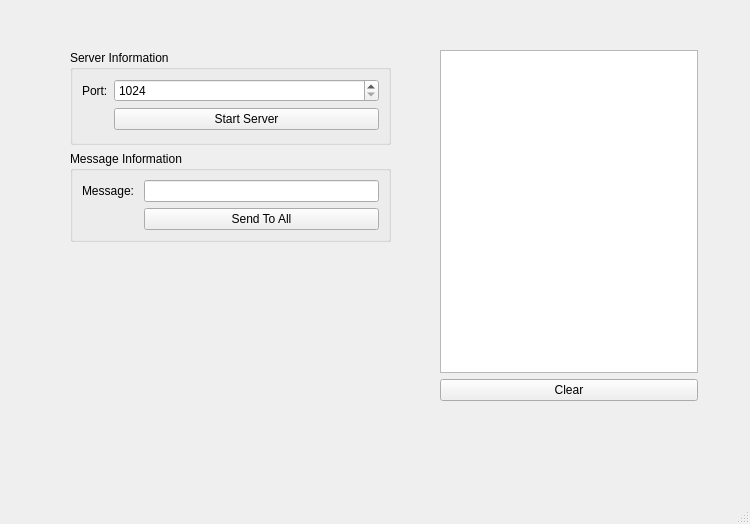
<?xml version="1.0" encoding="UTF-8"?>
<ui version="4.0">
 <class>MainWindow</class>
 <widget class="QMainWindow" name="MainWindow">
  <property name="geometry">
   <rect>
    <x>0</x>
    <y>0</y>
    <width>750</width>
    <height>524</height>
   </rect>
  </property>
  <property name="windowTitle">
   <string>MainWindow</string>
  </property>
  <widget class="QWidget" name="centralwidget">
   <widget class="QWidget" name="">
    <property name="geometry">
     <rect>
      <x>440</x>
      <y>50</y>
      <width>258</width>
      <height>351</height>
     </rect>
    </property>
    <layout class="QVBoxLayout" name="verticalLayout">
     <item>
      <widget class="QListWidget" name="lstConsole"/>
     </item>
     <item>
      <widget class="QPushButton" name="btnClear">
       <property name="text">
        <string>Clear</string>
       </property>
      </widget>
     </item>
    </layout>
   </widget>
   <widget class="QWidget" name="">
    <property name="geometry">
     <rect>
      <x>70</x>
      <y>50</y>
      <width>321</width>
      <height>311</height>
     </rect>
    </property>
    <layout class="QVBoxLayout" name="verticalLayout_2">
     <item>
      <widget class="QGroupBox" name="groupBox">
       <property name="title">
        <string>Server Information</string>
       </property>
       <layout class="QFormLayout" name="formLayout">
        <item row="0" column="0">
         <widget class="QLabel" name="label">
          <property name="text">
           <string>Port:</string>
          </property>
         </widget>
        </item>
        <item row="0" column="1">
         <widget class="QSpinBox" name="spnServerPort">
          <property name="minimum">
           <number>1024</number>
          </property>
          <property name="maximum">
           <number>65535</number>
          </property>
         </widget>
        </item>
        <item row="1" column="1">
         <widget class="QPushButton" name="btnStartServer">
          <property name="text">
           <string>Start Server</string>
          </property>
         </widget>
        </item>
        <item row="1" column="0">
         <widget class="QLabel" name="lblConnectionStatus">
          <property name="minimumSize">
           <size>
            <width>25</width>
            <height>25</height>
           </size>
          </property>
          <property name="maximumSize">
           <size>
            <width>25</width>
            <height>25</height>
           </size>
          </property>
          <property name="styleSheet">
           <string notr="true">#lblConnectionStatus[state = &quot;0&quot;]{
	background-color: rgb(234, 0, 0);
}

#lblConnectionStatus[state = &quot;1&quot;]{
	background-color: rgb(67, 135, 100);
}</string>
          </property>
          <property name="text">
           <string/>
          </property>
          <property name="state" stdset="0">
           <string>0</string>
          </property>
         </widget>
        </item>
       </layout>
      </widget>
     </item>
     <item>
      <widget class="QGroupBox" name="groupBox_2">
       <property name="title">
        <string>Message Information</string>
       </property>
       <layout class="QFormLayout" name="formLayout_2">
        <item row="0" column="0">
         <widget class="QLabel" name="label_2">
          <property name="text">
           <string>Message: </string>
          </property>
         </widget>
        </item>
        <item row="0" column="1">
         <widget class="QLineEdit" name="lnMessage"/>
        </item>
        <item row="1" column="1">
         <widget class="QPushButton" name="btnSendToAll">
          <property name="text">
           <string>Send To All</string>
          </property>
         </widget>
        </item>
       </layout>
      </widget>
     </item>
     <item>
      <spacer name="verticalSpacer">
       <property name="orientation">
        <enum>Qt::Orientation::Vertical</enum>
       </property>
       <property name="sizeHint" stdset="0">
        <size>
         <width>20</width>
         <height>40</height>
        </size>
       </property>
      </spacer>
     </item>
    </layout>
   </widget>
  </widget>
  <widget class="QMenuBar" name="menubar">
   <property name="geometry">
    <rect>
     <x>0</x>
     <y>0</y>
     <width>750</width>
     <height>25</height>
    </rect>
   </property>
  </widget>
  <widget class="QStatusBar" name="statusbar"/>
 </widget>
 <resources/>
 <connections>
  <connection>
   <sender>btnClear</sender>
   <signal>clicked()</signal>
   <receiver>lstConsole</receiver>
   <slot>clear()</slot>
   <hints>
    <hint type="sourcelabel">
     <x>512</x>
     <y>344</y>
    </hint>
    <hint type="destinationlabel">
     <x>507</x>
     <y>303</y>
    </hint>
   </hints>
  </connection>
 </connections>
</ui>
